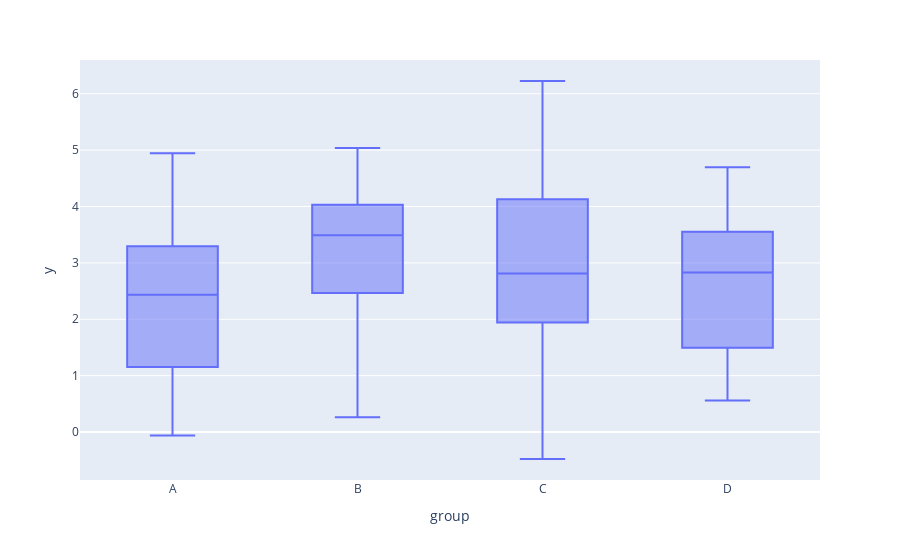

Notebook cell for this chart:
### Markdown cell above
# Plots
## Boxplots

### Code cell
# boxplots of y by group
plotly.offline.iplot(
    plotly.express.box(data1, x = "group", y = "y")
)

### Figure 1 — Plotly figure (JSON) as saved in the notebook; plotly's stock layout.template omitted (floating-point values rounded to 4 significant figures)
{"data": [{"alignmentgroup": "True", "hoverlabel": {"namelength": 0}, "hovertemplate": "group=%{x}<br>y=%{y}", "legendgroup": "", "marker": {"color": "#636efa"}, "name": "", "notched": false, "offsetgroup": "", "orientation": "v", "showlegend": false, "type": "box", "x": ["A", "A", "A", "A", "A", "A", "A", "A", "A", "A", "A", "A", "A", "A", "A", "A", "A", "A", "A", "A", "A", "A", "A", "A", "A", "B", "B", "B", "B", "B", "B", "B", "B", "B", "B", "B", "B", "B", "B", "B", "B", "B", "B", "B", "B", "B", "B", "B", "B", "B", "C", "C", "C", "C", "C", "C", "C", "C", "C", "C", "C", "C", "C", "C", "C", "C", "C", "C", "C", "C", "C", "C", "C", "C", "C", "D", "D", "D", "D", "D", "D", "D", "D", "D", "D", "D", "D", "D", "D", "D", "D", "D", "D", "D", "D", "D", "D", "D", "D", "D"], "x0": " ", "xaxis": "x", "y": [2.059, 3.006, 0.8257, 0.8416, 3.229, 3.134, 2.048, 2.761, 4.683, 2.451, 3.74, 2.848, 0.6492, -0.03618, 3.495, 1.04, 2.434, 1.189, 1.55, -0.05979, 1.777, 3.869, 4.943, 2.394, 4.712, 2.195, 2.806, 4.455, 2.995, 3.861, 1.982, 2.179, 4.361, 3.771, 3.49, 3.609, 2.81, 1.866, 1.848, 2.557, 4.673, 0.2617, 4.969, 2.673, 4.192, 2.831, 3.979, 3.784, 5.038, 3.909, 2.025, 2.53, 4.363, 2.813, 5.097, -0.4784, 4.318, 4.557, 1.685, 2.839, -0.0649, 6.226, 3.651, 1.983, 1.555, 2.262, 3.052, 4.245, 2.709, 4.089, 2.785, 1.822, 3.66, 0.7355, 3.872, 1.213, 1.514, 3.547, 3.471, 4.696, 3.563, 1.539, 4.236, 2.9, 1.288, 2.827, 3.023, 3.007, 2.517, 1.405, 3.784, 1.303, 2.841, 2.125, 2.212, 1.442, 3.847, 4.333, 1.785, 0.5606], "y0": " ", "yaxis": "y"}], "layout": {"boxmode": "group", "legend": {"tracegroupgap": 0}, "margin": {"t": 60}, "xaxis": {"anchor": "y", "domain": [0, 1], "title": {"text": "group"}}, "yaxis": {"anchor": "x", "domain": [0, 1], "title": {"text": "y"}}}}
